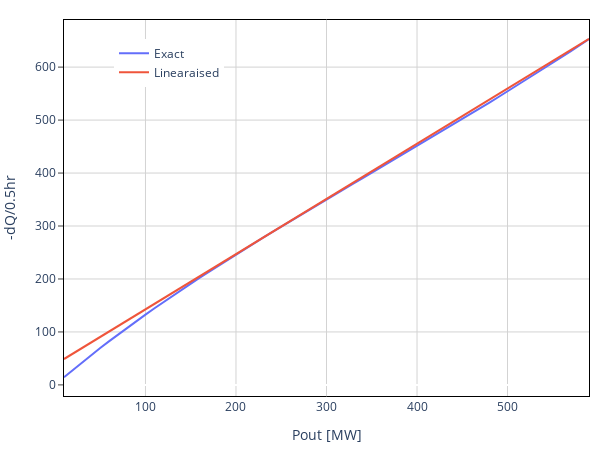

The cell this chart's notebook holds for it:
### Code cell
import numpy as np
P = 300
P_max = 600

A = -0.1308
B = 0.2426
C = 0.3398

Q_exact = []
Q_approx = []

def eta(X):
    return(A*X**2 + B*X + C)

for i,P in enumerate(np.arange(10,P_max,10)):
    X = P/P_max
    Q_exact.append (0.5 * ( X*P_max / eta(X) ) )
    Q_approx.append ( P_max*0.5* (0.962 +
                           2.085*(X-0.4))
                    )
                        
Fig = go.Figure()
Fig.add_trace(go.Scatter(x=np.arange(10,P_max,10), y=Q_exact, name='Exact'
                        ))
Fig.add_trace(go.Scatter(x=np.arange(10,P_max,10),y=Q_approx, name='Linearaised'
                        ))

Fig.update_xaxes({'title':'Pout [MW]',
                  'showgrid':True,
                  'gridcolor':'lightgray',
                  'linecolor':'black',
                  'mirror':True,
                  'showline':True})
Fig.update_yaxes({'title':'-dQ/0.5hr',
                  'ticks':'outside',
                 'nticks':8,
                  'showgrid':True,
                  'gridcolor':'lightgray',
                  'linecolor':'black',
                  'mirror':True,
                  'showline':True})

Fig.update_layout(plot_bgcolor='white',
                  width=600, height=450,
                  margin=dict(l=10, r=10, t=20, b=10),
                  legend=dict(
                              orientation="v",
                              yanchor="top",
                              y=0.95,
                              xanchor="center",
                              x=0.2,
                              )
                  )
Fig.show()

### Figure 1 — Plotly figure (JSON) as saved in the notebook; plotly's stock layout.template omitted (floating-point values rounded to 4 significant figures)
{"data": [{"name": "Exact", "type": "scatter", "x": [10, 20, 30, 40, 50, 60, 70, 80, 90, 100, 110, 120, 130, 140, 150, 160, 170, 180, 190, 200, 210, 220, 230, 240, 250, 260, 270, 280, 290, 300, 310, 320, 330, 340, 350, 360, 370, 380, 390, 400, 410, 420, 430, 440, 450, 460, 470, 480, 490, 500, 510, 520, 530, 540, 550, 560, 570, 580, 590], "y": [14.54, 28.76, 42.66, 56.28, 69.62, 82.7, 95.54, 108.2, 120.6, 132.8, 144.8, 156.6, 168.3, 179.8, 191.2, 202.4, 213.5, 224.5, 235.4, 246.2, 256.9, 267.5, 278.1, 288.5, 298.9, 309.3, 319.5, 329.8, 340.0, 350.1, 360.3, 370.4, 380.5, 390.6, 400.6, 410.7, 420.8, 430.9, 441.0, 451.1, 461.2, 471.4, 481.5, 491.8, 502.0, 512.3, 522.7, 533.1, 543.6, 554.2, 564.8, 575.5, 586.2, 597.1, 608.0, 619.1, 630.2, 641.5, 652.8]}, {"name": "Linearaised", "type": "scatter", "x": [10, 20, 30, 40, 50, 60, 70, 80, 90, 100, 110, 120, 130, 140, 150, 160, 170, 180, 190, 200, 210, 220, 230, 240, 250, 260, 270, 280, 290, 300, 310, 320, 330, 340, 350, 360, 370, 380, 390, 400, 410, 420, 430, 440, 450, 460, 470, 480, 490, 500, 510, 520, 530, 540, 550, 560, 570, 580, 590], "y": [48.82, 59.25, 69.67, 80.1, 90.52, 100.9, 111.4, 121.8, 132.2, 142.6, 153.1, 163.5, 173.9, 184.3, 194.8, 205.2, 215.6, 226.0, 236.5, 246.9, 257.3, 267.7, 278.2, 288.6, 299.0, 309.4, 319.9, 330.3, 340.7, 351.1, 361.6, 372.0, 382.4, 392.8, 403.3, 413.7, 424.1, 434.5, 445.0, 455.4, 465.8, 476.2, 486.7, 497.1, 507.5, 518.0, 528.4, 538.8, 549.2, 559.6, 570.1, 580.5, 590.9, 601.4, 611.8, 622.2, 632.6, 643.0, 653.5]}], "layout": {"height": 450, "legend": {"orientation": "v", "x": 0.2, "xanchor": "center", "y": 0.95, "yanchor": "top"}, "margin": {"b": 10, "l": 10, "r": 10, "t": 20}, "plot_bgcolor": "white", "width": 600, "xaxis": {"gridcolor": "lightgray", "linecolor": "black", "mirror": true, "showgrid": true, "showline": true, "title": {"text": "Pout [MW]"}}, "yaxis": {"gridcolor": "lightgray", "linecolor": "black", "mirror": true, "nticks": 8, "showgrid": true, "showline": true, "ticks": "outside", "title": {"text": "-dQ/0.5hr"}}}}
